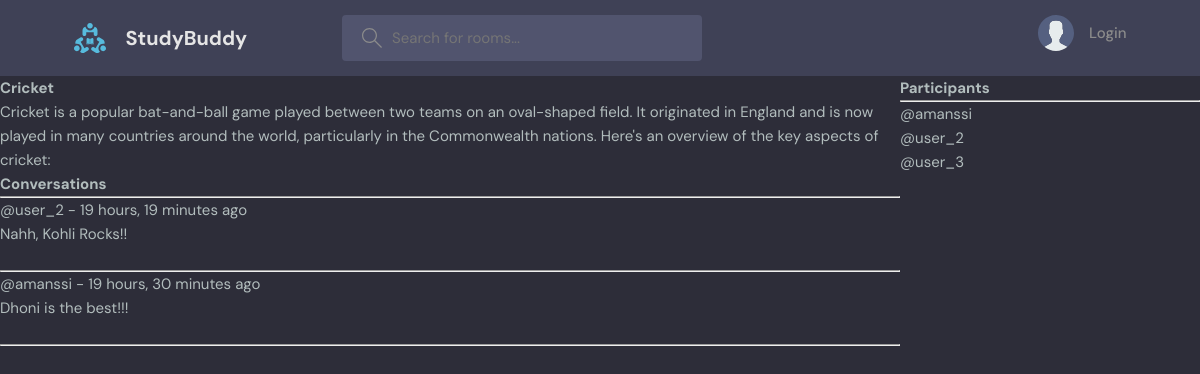
The app's page /room_page/17/, older data.
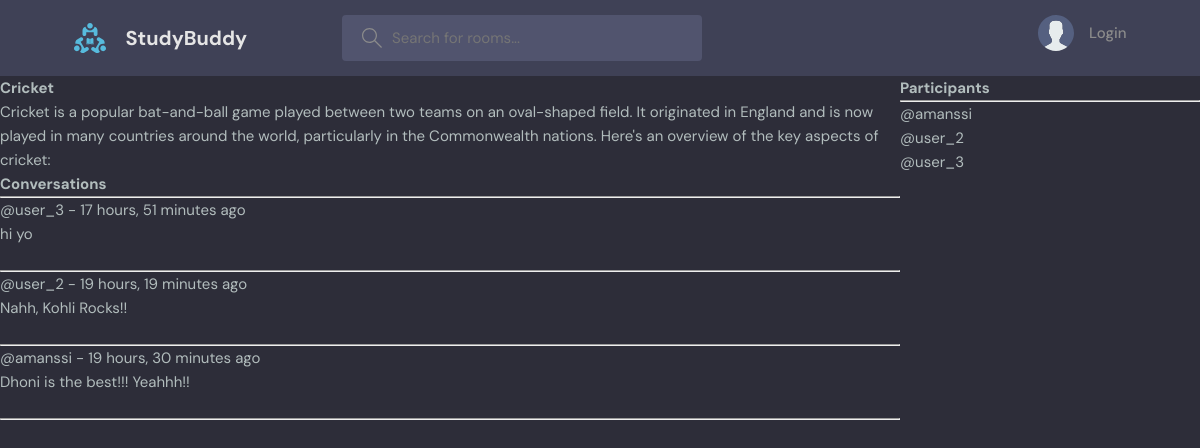
The same page, newer data.
### base/models.py (models this page shows, shortened)
class Message(models.Model):
    user = models.ForeignKey(User, on_delete=models.CASCADE, default='amanssi')
    room = models.ForeignKey(Room, on_delete=models.CASCADE, )
    body = models.TextField()
    updated = models.DateTimeField(auto_now=True)
    created = models.DateTimeField(auto_now_add=True)

### base/views.py (the view, shortened to what this page needs)
# urls.py: path('room_page/<str:pk>/', views.room, name="room_name"),
def room(request, pk):
    curRoom=Room.objects.get(id=pk)
    curRoom_messages=Message.objects.filter(room__id=pk).order_by('-created')
    participants = curRoom.participants.all()
    context={'room':curRoom, 'userMessages':curRoom_messages, 'participants':participants}
    return render(request, 'base/room.html', context)

### base/templates/base/room.html (shortened to what this page needs)
{% extends 'main.html' %}
{% block content %}
<div class="room-container">
    <div>
        <h1>{{room.name}}</h1>
        <p>{{room.description}}</p>
        <div class="Messages-Wrapper">
            <h3>Conversations</h3>
            <hr>
            {% for message in userMessages %}
                <div>
                    <small>@{{message.user}} - {{message.created|timesince}} ago</small>
                    <p>{{message.body}}</p>
                    <br>
                    <hr>
                </div>
            {% endfor %}
        </div>
    </div>
    <div>
        <h3>Participants</h3>
        <hr>
        {% for participant in participants %}
            <small>@{{participant.username}}</small>
            <br>
        {% endfor %}
    </div>
</div>
{% endblock content %}

Row changes from the older to the newer data that the page shows:
added Message: user "user_3", created "17 hours, 51 minutes", body "hi yo"
changed Message "amanssi": body "Dhoni is the best!!!" → "Dhoni is the best!!! Yeahhh!!"
